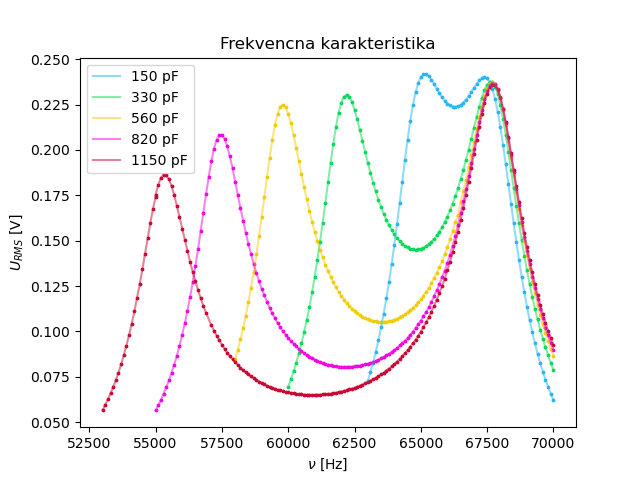

Write Python code to recreate this figure.
import matplotlib.pyplot as plt
import numpy as np
frekv1 = np.genfromtxt("U2_C0=150_zoom.txt",usecols=0, skip_header=1)
frekv2 = np.genfromtxt("U2_C0=330_zoom.txt",usecols=0, skip_header=1)
frekv3 = np.genfromtxt("U2_C0=560_zoom.txt",usecols=0, skip_header=1)
frekv4 = np.genfromtxt("U2_C0=820_zoom.txt",usecols=0, skip_header=1)
frekv5 = np.genfromtxt("U2_C0=1150_zoom.txt",usecols=0, skip_header=1)

U1 = np.genfromtxt("U2_C0=150_zoom.txt", usecols=1, skip_header=1)
U2 = np.genfromtxt("U2_C0=330_zoom.txt", usecols=1, skip_header=1)
U3 = np.genfromtxt("U2_C0=560_zoom.txt", usecols=1, skip_header=1)
U4 = np.genfromtxt("U2_C0=820_zoom.txt", usecols=1, skip_header=1)
U5 = np.genfromtxt("U2_C0=1150_zoom.txt", usecols=1, skip_header=1)

plt.plot(frekv1, U1, label="150 pF", c="#27b7f5", alpha=0.5)
plt.plot(frekv2, U2, label="330 pF", c="#07db58", alpha=0.5)
plt.plot(frekv3, U3, label="560 pF", c="#f2cb07", alpha=0.5)
plt.plot(frekv4, U4, label="820 pF", c="#f207de", alpha=0.5)
plt.plot(frekv5, U5, label="1150 pF", c="#c90835", alpha=0.5)
plt.scatter(frekv1, U1, c="#27b7f5", s=3)
plt.scatter(frekv2, U2, c="#07db58", s=3)
plt.scatter(frekv3, U3, c="#f2cb07", s=3)
plt.scatter(frekv4, U4, c="#f207de", s=3)
plt.scatter(frekv5, U5, c="#c90835", s=3)
plt.title("Frekvencna karakteristika")
plt.xlabel(r'$\nu$ [Hz]')
plt.ylabel(r'$U_{RMS}$ [V]')
plt.legend()
plt.show()
